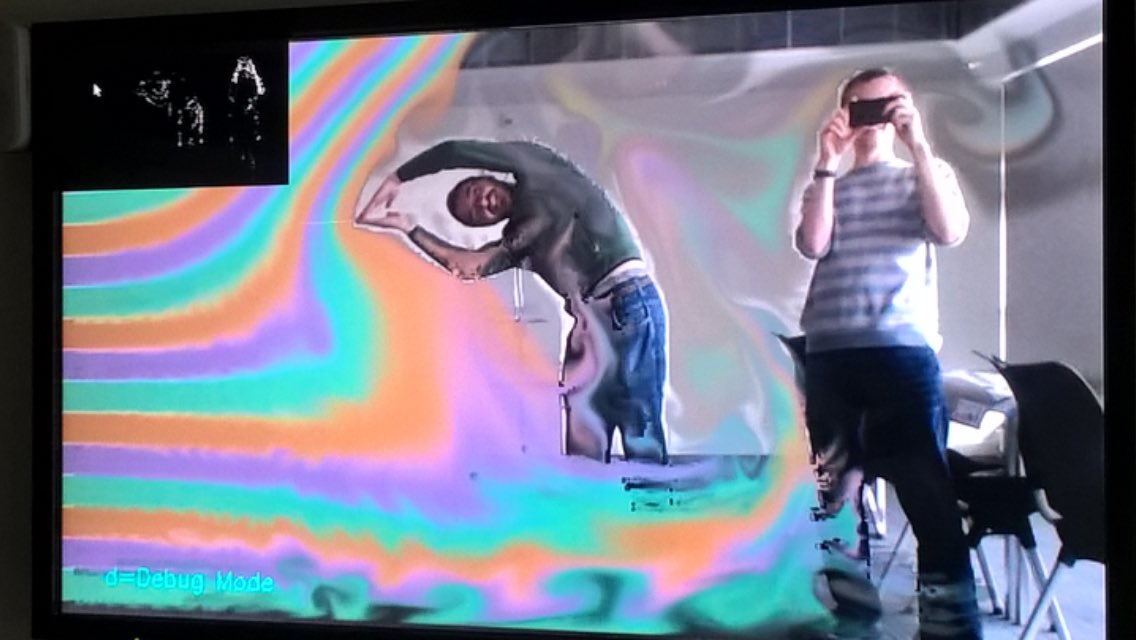
#> input picture interactive.jpeg, 1136 x 640 px, given in place of the camera
$ python FluidSim.py
#> lines starting #> are read from the running program, lines starting #| are printed output that depends on the picture; after the words box and inside, x2 and y2 are one past the last pixel; in counts of white or black regions, pixels touching at a corner belong together
### FluidSimModel.py
# Simple 2D Fluid Sim based on [STAM03](www.intpowertechcorp.com/GDC03.pdf)

import numpy as np

inner = np.s_[1:-1,1:-1]

def add_source(x, s, dt):
    x += dt * s

'''
def set_bnd(x, flag, box):

    dfall = np.logical_and(box[:,:-1], np.logical_not(box[:,1:]))
    x[:,:-1][dfall] = -x[:,1:][dfall] if flag == 2 else x[:,1:][dfall]
    ufall = np.logical_and(np.logical_not(box[:,:-1]), box[:,1:])
    x[:,1:][ufall] = -x[:,:-1][ufall] if flag == 2 else x[:,:-1][ufall]

    lfall = np.logical_and(np.logical_not(box[:-1,:]), box[1:,:])
    x[1:,:][lfall] = -x[:-1,:][lfall] if flag == 1 else x[:-1,:][lfall]
    rfall = np.logical_and(box[:-1,:], np.logical_not(box[1:,:]))
    x[:-1,:][rfall] = -x[1:,:][rfall] if flag == 1 else x[1:,:][rfall]

    center = np.logical_and(box[1:-1,1:-1],
                np.logical_and(box[:-2,1:-1],
                    np.logical_and(box[2:,1:-1],
                        np.logical_and(box[1:-1,:-2], box[1:-1,2:]))))
    x[inner][center] = 0
'''

def set_bnd(x, flag, box):
    x[box] = 0

    if(flag==2):
        dfall = np.logical_and(box[:,:-1], np.logical_not(box[:,1:]))
        x[:,:-1][dfall] += -x[:,1:][dfall]

        ufall = np.logical_and(np.logical_not(box[:,:-1]), box[:,1:])
        x[:,1:][ufall] += -x[:,:-1][ufall]
    elif(flag==1):
        lfall = np.logical_and(np.logical_not(box[:-1,:]), box[1:,:])
        x[1:,:][lfall] += -x[:-1,:][lfall]

        rfall = np.logical_and(box[:-1,:], np.logical_not(box[1:,:]))
        x[:-1,:][rfall] += -x[1:,:][rfall]
    else:
        dfall = np.logical_and(box[:,:-1], np.logical_not(box[:,1:]))
        x[:,:-1][dfall] = x[:,1:][dfall]
        ufall = np.logical_and(np.logical_not(box[:,:-1]), box[:,1:])
        x[:,1:][ufall] = x[:,:-1][ufall]
        lfall = np.logical_and(np.logical_not(box[:-1,:]), box[1:,:])
        x[1:,:][lfall] = x[:-1,:][lfall]
        rfall = np.logical_and(box[:-1,:], np.logical_not(box[1:,:]))
        x[:-1,:][rfall] = x[1:,:][rfall]


def lin_solve(x, x0, a, c, flag, box):
    for _ in range(20):
        x[inner] = (x0[inner] + a
            * (x[0:-2,1:-1] + x[2:,1:-1] + x[1:-1,0:-2] + x[1:-1,2:])) / c
        set_bnd(x, flag, box)

def diffuse(x, x0, diff, dt, flag, box):
    a = dt * diff * np.prod(np.shape(x))
    lin_solve(x, x0, a, 1 + 4 * a, flag, box)

def advect(d, d0, u, v, dt, flag, box):
    shape = np.shape(d)

    dt0 = dt * np.sqrt(np.prod(shape))

    xs = np.arange(1, shape[0] - 1)
    ys = np.arange(1, shape[1] - 1)
    x, y = np.meshgrid(xs, ys)

    x = np.clip(x.T - dt0 * u[inner], 0.5, shape[0] - 1.5)
    y = np.clip(y.T - dt0 * v[inner], 0.5, shape[1] - 1.5)
    xi = np.array(x, dtype=int)
    yi = np.array(y, dtype=int)

    s = x - xi
    t = y - yi

    d[inner] = (1 - s) * ((1 - t) * d0[xi, yi] + t * d0[xi, yi + 1])         + s * ((1 - t) * d0[xi + 1, yi] + t * d0[xi + 1, yi + 1])

    set_bnd(d, flag, box)

def project(u, v, p, div, box):
    shape = np.shape(u)
    N = np.sqrt(np.prod(shape))

    div[inner] = (-0.5 / N) * (u[2:, 1:-1] - u[:-2, 1:-1] + v[1:-1, 2:] - v[1:-1, :-2])
    p[inner] = 0

    set_bnd(div, 0, box)
    set_bnd(p, 0, box)

    lin_solve(p, div, 1, 4, 0, box)

    u[inner] -= 0.5 * N * (p[2:, 1:-1] - p[:-2, 1:-1])
    v[inner] -= 0.5 * N * (p[1:-1, 2:] - p[1:-1, :-2])

    set_bnd(u, 1, box)
    set_bnd(v, 2, box)

def dens_step(x, x0, u, v, diff, dt, box):
    add_source(x, x0, dt)
    diffuse(x0, x, diff, dt, 0, box)
    advect(x, x0, u, v, dt, 0, box)

def vel_step(u, v, u0, v0, visc, dt, box):
    add_source(u, u0, dt)
    add_source(v, v0, dt)
    diffuse(u0, u, visc, dt, 1, box)
    diffuse(v0, v, visc, dt, 2, box)
    project(u0, v0, u, v, box)
    advect(u, u0, u0, v0, dt, 1, box)
    advect(v, v0, u0, v0, dt, 2, box)
    project(u, v, u0, v0, box)

### FluidSim.py
# Fluid sim demo prototype

import numpy as np
import cv2

import FluidSimModel

cv2.namedWindow("window", flags=cv2.WND_PROP_FULLSCREEN)
cap = cv2.VideoCapture(0)

ret, frame = cap.read()
#> frame is the input picture: shape (640, 1136, 3); mean B, G, R 138.5, 121.5, 116


if(ret):
    # sub-sample the webcam image to fit the fluid sim resolution
    step = 4

    # initialise the fluid sim arrays
    height, width, nc = np.shape(frame)
#> height = 640; width = 1136; nc = 3
    width = int(width/step)
#> width = 284
    height = int(height/step)
#> height = 160
    u = np.zeros((width, height)) # x-velocity
    v = np.zeros((width, height)) # y-velocity
    u_prev = np.zeros((width, height)) # applied x-velocity
    v_prev = np.zeros((width, height)) # applied y-velocity
    d = np.zeros((width, height)) # smoke density
    d_prev = np.zeros((width, height)) # add smoke

    # fluid parameters
    diff = 0.001
    visc = 0.001
    dt = 0.0001

    while(True):
        # Capture webcam frame
        ret, frame = cap.read()

        # convert to 2 colours
        gray = cv2.cvtColor(frame, cv2.COLOR_BGR2GRAY)
        gray = cv2.flip(gray, 1)
        gray = -gray
        gray[gray < 150] = 0
        gray[gray > 0] = 255
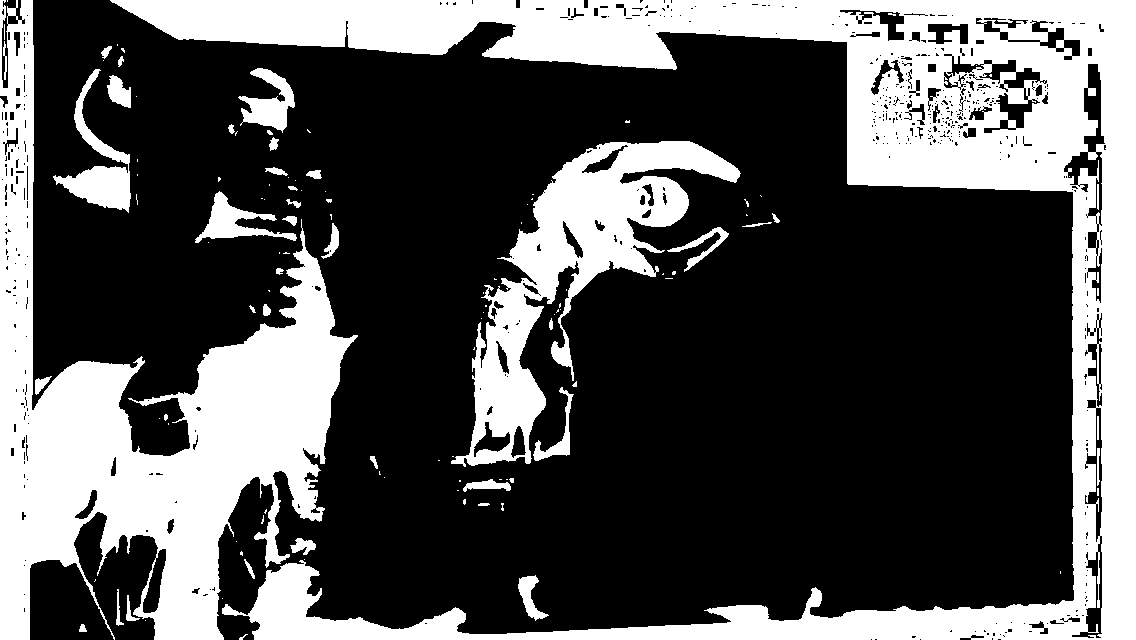
#> gray: shape (640, 1136); 32.8% white; 119 white regions (77 under 20 px), largest, box (x1, y1, x2, y2) and area: (110, 0, 1136, 640) 124878, (0, 0, 358, 640) 74997, (451, 141, 741, 467) 26485

        #for i in range(100):
        #    gray[240-i/2:240+i/2,200+i] = 255

        # cv2.circle(gray, (400, 100), 20, (255), 50)


        # copy the webcam data into the boundary
        box = np.array(gray[::step,::step].T, dtype=bool)
#> box: shape (284, 160) bool; 32.7% white; 62 white regions (50 under 20 px), largest, box (x1, y1, x2, y2) and area: (0, 28, 160, 284) 7675, (0, 0, 160, 90) 4792, (36, 113, 117, 185) 1632
        # add the bounding box
        box[:, :5] = True
        box[:5, :] = True
#> box: shape (284, 160) bool; 33.2% white; 61 white regions (50 under 20 px), largest, box (x1, y1, x2, y2) and area: (0, 0, 160, 284) 12686, (36, 113, 117, 185) 1632, (18, 14, 54, 33) 204
        box[:, -5:] = True
#> box: shape (284, 160) bool; 34.1% white; 54 white regions (44 under 20 px), largest, box (x1, y1, x2, y2) and area: (0, 0, 160, 284) 13170, (36, 113, 117, 185) 1632, (18, 14, 54, 33) 204
        box[-5:, :] = True

        # add the smoke trails and wind

        '''
        d_prev[10:30, 10:20] = 100
        d_prev[10:30, 30:40] = 100
        d_prev[10:30, 50:60] = 100
        d_prev[10:30, 70:80] = 100
        d_prev[10:30, 90:100] = 100
        '''
        # clamp the density field

        d[5:6,:] = 0
        for i in range(10):
            x, y = 5, 10 + 10 * i
            d[x, y] = np.random.rand() * 255

        u[-20:-10,:] = 300
        u[10:20,:] = 300

        FluidSimModel.vel_step(u, v, u_prev, v_prev, visc, dt, box)
#> in add_source, `x += dt * s`: x: shape (284, 160) float64; values 0 (black) and 300 (white), 7% white; 2 white regions, box (x1, y1, x2, y2) and area: (0, 10, 160, 20) 1600, (0, 264, 160, 274) 1600
#> in add_source (call 2), `x += dt * s`: x: shape (284, 160) float64; every value is 0
#> in project, `p[inner] = 0`: p: shape (284, 160) float64; values 0 (black) and 300 (white), 0.09% white in thin lines or dots
#> in project, `set_bnd(div, 0, box)`: div: shape (284, 160) float64; min -2.09, max 2.08, mean 0.000331
#> in project, `set_bnd(u, 1, box)`:
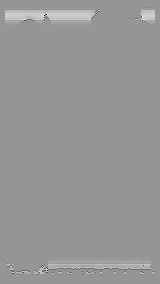
#> u: shape (284, 160) float64; min -695.2, max 492.3, mean 6.7; drawn with min black and max white
#> in project, `set_bnd(v, 2, box)`: v: shape (284, 160) float64; min -187.9, max 244, mean 0
#> in advect, `y = np.clip(y.T - dt0 * v[inner], 0.5, shape[1] - 1.5)`:
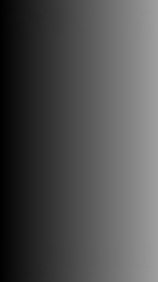
#> y: shape (282, 158) float64; min 1, max 158, mean 79.5
#> in advect, `xi = np.array(x, dtype=int)`: xi: shape (282, 158) int64; 282 distinct labels, from 1 to 282
#> in advect, `set_bnd(d, flag, box)`: d: shape (284, 160) float64; min -246.1, max 268.5, mean 4.1
#> in advect (call 2), `set_bnd(d, flag, box)`: d: shape (284, 160) float64; min -86.98, max 86.98, mean 0
#> in project (call 2), `set_bnd(div, 0, box)`: div: shape (284, 160) float64; min -1.18, max 1.24, mean 0.000805
#> call 4 of lin_solve, with a = 1, c = 4, flag = 0
#> after the loop in lin_solve (call 4), `for _ in range(20):`:
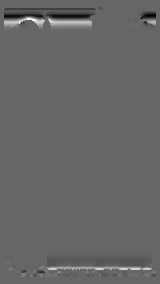
#> x: shape (284, 160) float64; min -1.06, max 1.57, mean -0.000175; drawn with min black and max white
#> in project (call 2), `set_bnd(u, 1, box)`: u: shape (284, 160) float64; min -336, max 355.8, mean 3.6
#> in project (call 2), `set_bnd(v, 2, box)`:
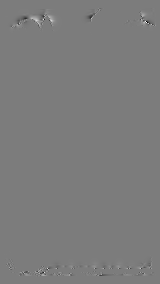
#> v: shape (284, 160) float64; min -123, max 128.4, mean 0; drawn with min black and max white
        FluidSimModel.dens_step(d, d_prev, u, v, diff, dt, box)
#> call 3 of advect, with dt = 0.0001, flag = 0
#> in advect (call 3), `xi = np.array(x, dtype=int)`:
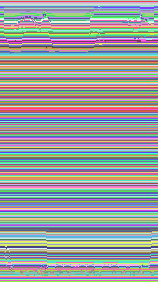
#> xi: shape (282, 158) int64; 282 distinct labels, from 1 to 282; one colour per label, 0 black
#> in advect (call 3), `s = x - xi`:
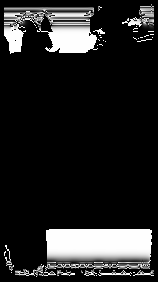
#> s: shape (282, 158) float64; min 0, max 1, mean 0.143

        d[box] = 0
        d = np.clip(d, 0, 255)

        # resize the density field and overlay to the web cam image
        gwidth, gheight = np.shape(gray)
#> gwidth = 640; gheight = 1136
        resize = np.array(cv2.resize(d.T, (gheight, gwidth)), dtype=gray.dtype)
        cv2.addWeighted(resize, 0.8, gray, 0.2, 0, gray)

        # render
        cv2.imshow('window',gray)

        # quit, q, reset , r
        if cv2.waitKey(1) & 0xFF == ord('q'):
#> (key q is pressed here)
            break
        elif cv2.waitKey(1) & 0xFF == ord('r'):
            u = np.zeros((width, height))
            v = np.zeros((width, height))
            d = np.zeros((width, height))
            u_prev = np.zeros((width, height))
            v_prev = np.zeros((width, height))
            d_prev = np.zeros((width, height))

else:
    print("ERROR: Couldn't capture frame. Is Webcam available/enabled?")

# release the capture decive
cap.release()
cv2.destroyAllWindows()

$ run again, on virtualwindtunnel.jpeg
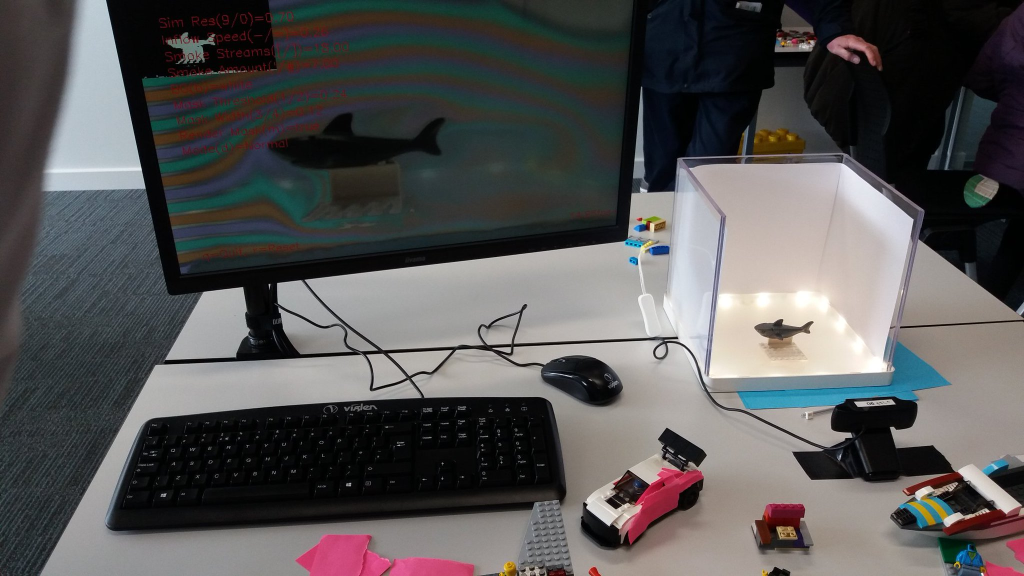
#> input picture virtualwindtunnel.jpeg, 2048 x 1152 px, given in place of the camera (shown at 1/2 size)
#> frame is the input picture: shape (1152, 2048, 3); mean B, G, R 84.9, 84.8, 86
#> `gray[gray > 0] = 255`:
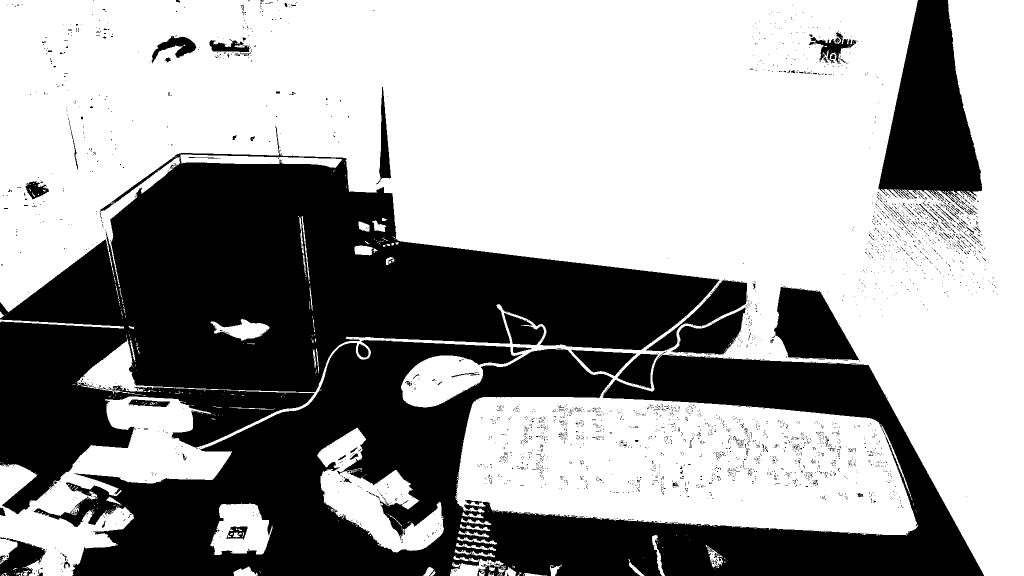
#> gray: shape (1152, 2048) (shown at 1/2 size); 61.1% white; 3672 black regions (3568 under 20 px), largest, box (x1, y1, x2, y2) and area: (0, 252, 1439, 1029) 422598, (68, 680, 1968, 1152) 377789, (1757, 0, 1964, 420) 50700
#> p: shape (512, 288) float64; values 0 (black) and 300 (white), 0.03% white in thin lines or dots
#> xi: shape (510, 286) int64; 511 distinct labels, from 0 to 510
#> xi: shape (510, 286) int64; 510 distinct labels, from 1 to 510
#> in advect (call 3), `s = x - xi`:
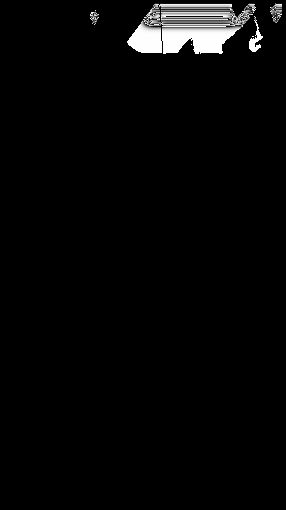
#> s: shape (510, 286) float64; min 0, max 1, mean 0.0261
